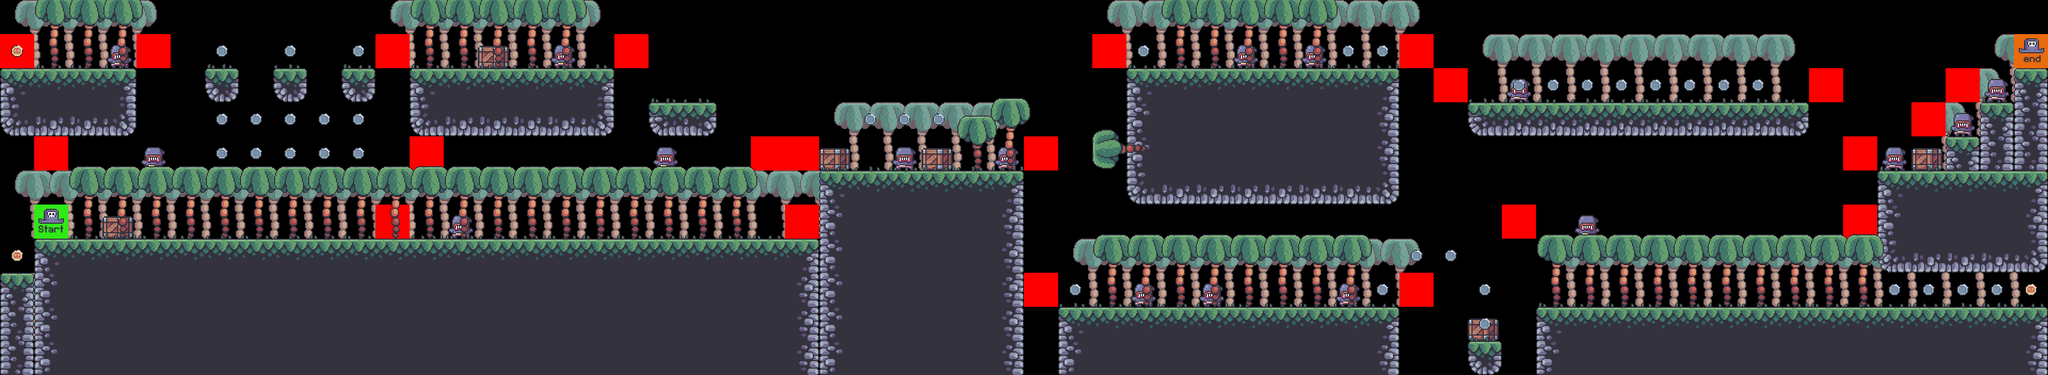

Below is a game level as drawn by its tile map, then a one-line description and the .tmx that defines it (tile-layer data replaced by summaries):
An orthogonal 60x11 tile map with 64x64 px tiles, 9 tile layers (bg_palms, terrain, crates, grass, ...), 7 tilesets.

<map version="1.9" tiledversion="1.9.1" orientation="orthogonal" renderorder="right-down" width="60" height="11" tilewidth="64" tileheight="64" infinite="0" nextlayerid="10" nextobjectid="1">
 <editorsettings>
  <export target="../0/level_0.csv" format="csv" />
 </editorsettings>
 <tileset firstgid="1" source="../tilesets/terrain_tiles.tsx" />
 <tileset firstgid="17" source="../tilesets/coin_tiles.tsx" />
 <tileset firstgid="19" source="../tilesets/grass_tiles.tsx" />
 <tileset firstgid="24" source="../tilesets/palms.tsx" />
 <tileset firstgid="27" source="../tilesets/crates.tsx" />
 <tileset firstgid="28" source="../tilesets/player_tiles.tsx" />
 <tileset firstgid="30" source="../tilesets/enemy_tiles.tsx" />
 <layer id="5" name="bg_palms" width="60" height="11">
  <data>[660 cells, 85 non-empty, 1 distinct tile ids]</data>
 </layer>
 <layer id="1" name="terrain" width="60" height="11">
  <data>[660 cells, 245 non-empty, 15 distinct tile ids]</data>
 </layer>
 <layer id="6" name="crates" width="60" height="11">
  <data>[660 cells, 9 non-empty, 1 distinct tile ids]</data>
 </layer>
 <layer id="3" name="grass" width="60" height="11">
  <data>[660 cells, 92 non-empty, 5 distinct tile ids]</data>
 </layer>
 <layer id="8" name="enemies" width="60" height="11">
  <data>[660 cells, 17 non-empty, 1 distinct tile ids]</data>
 </layer>
 <layer id="9" name="constraints" width="60" height="11">
  <data>[660 cells, 47 non-empty, 10 distinct tile ids]</data>
 </layer>
 <layer id="4" name="fg_palms" width="60" height="11">
  <data>[660 cells, 54 non-empty, 2 distinct tile ids]</data>
 </layer>
 <layer id="2" name="coins" width="60" height="11">
  <data>[660 cells, 40 non-empty, 2 distinct tile ids]</data>
 </layer>
 <layer id="7" name="player" width="60" height="11">
  <data>[660 cells, 2 non-empty, 2 distinct tile ids]</data>
 </layer>
</map>
